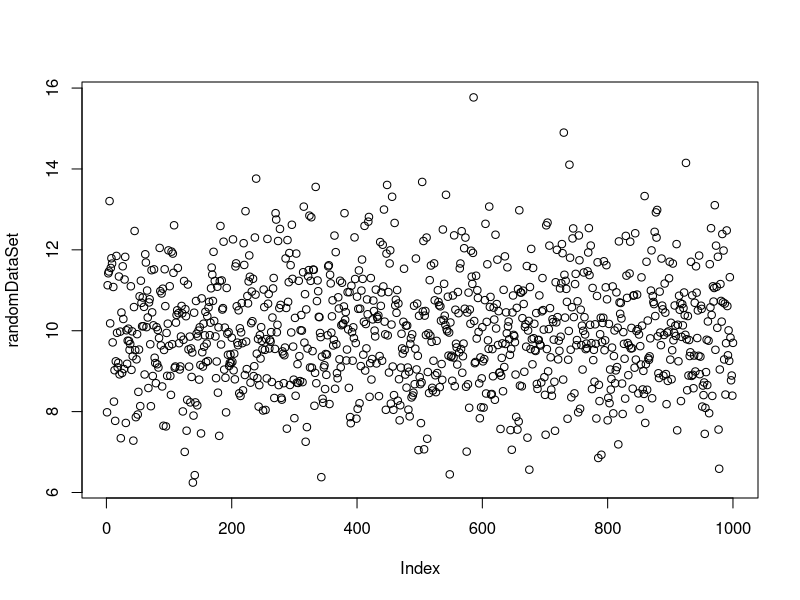
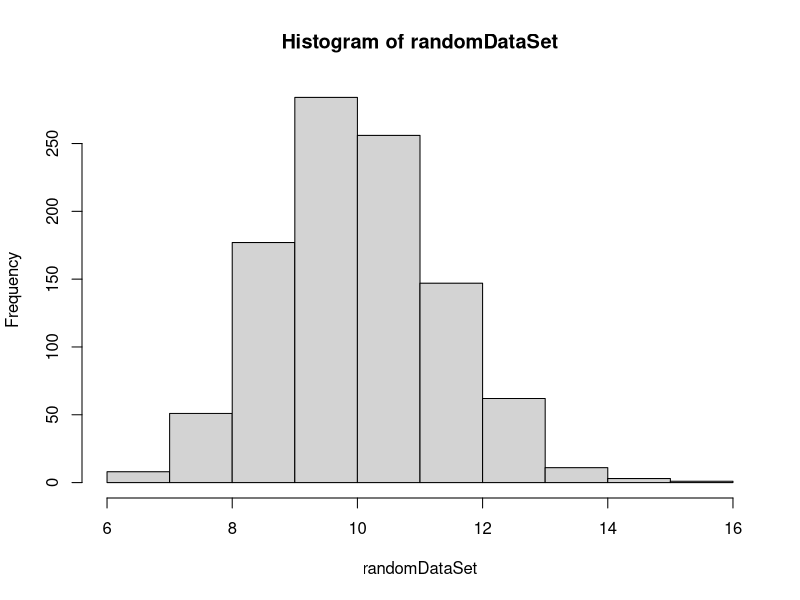
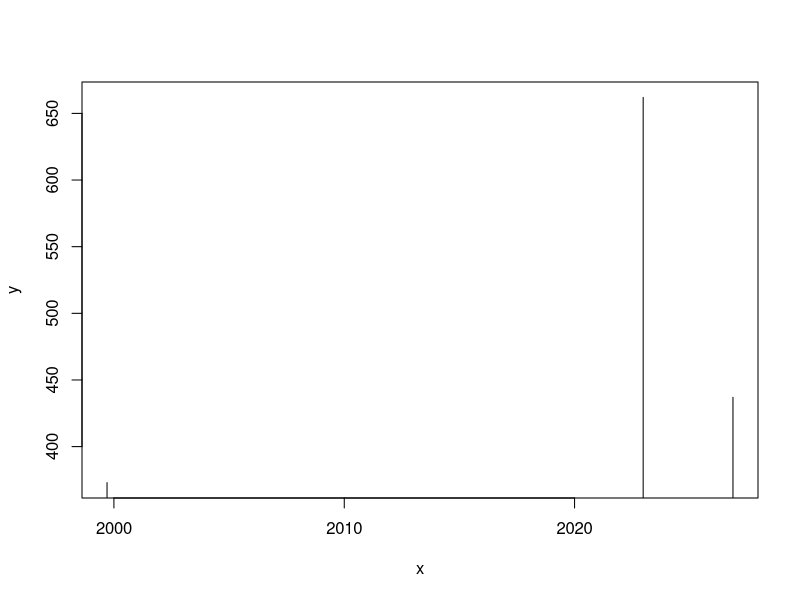

R code for these plots, in order:
# Practice 1 (but actually 2)
currentYear<-2022
startedUni<-2020
born<-1999
currentstarted<-currentYear - startedUni
print(currentstarted)
currentborn<-currentYear - born
print(currentborn)
divided<-currentstarted / currentborn
print(divided)
percent<-divided * 100
print(percent)

# Practice 2 (look practice 1)

# Pactice 3
vectorA=c(4, 5, 8, 11)
print(vectorA)
sum(vectorA)
vectorA[4]


# Practice 4
randomDataSet = rnorm(n = 1000, mean = 10, sd = 1.4)
# print(randomDataSet)

# Practice 5
plot(randomDataSet)

hist(randomDataSet)

# Practice 6

help(sqrt)
?sqrt

# Practice 7 (Look at HyggeRScript.R)

# Practice 8

P = c(seq(from=31, to=60))

Q = matrix(data=c(seq(from=31, to=60)), nrow = 6, ncol = 5)
Q[,1]
Q[3,]


# Practice 11

dates = c(today = Sys.Date(), christmas=(as.Date("2022-12-24")), 
          birthday=as.Date("1999-09-14"))

gifts = sample(0 : 1000, 3)

giftsPerDate = data.frame(x = dates, y = gifts)

plot(giftsPerDate, type="h")



